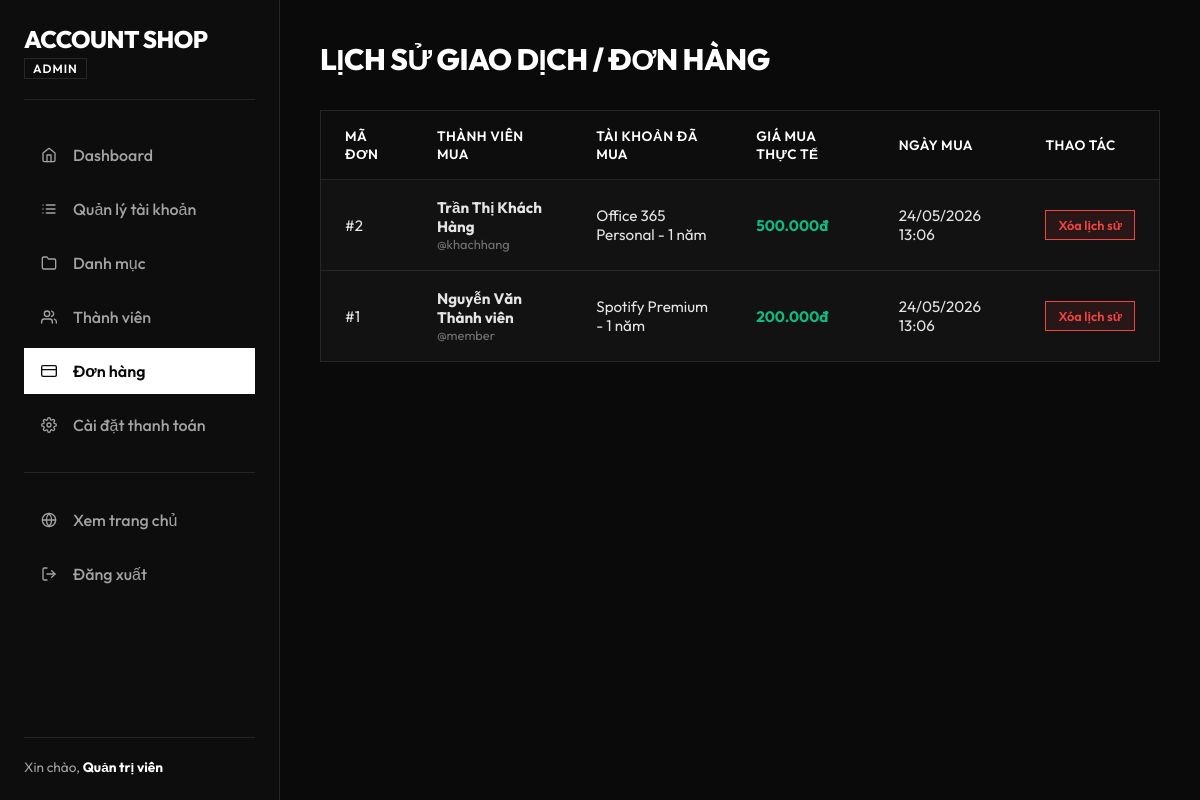
/admin/crud/orders/list.php (signed in), run on the app's committed database.
### tables this page shows
CREATE TABLE orders (
  id INT AUTO_INCREMENT PRIMARY KEY,
  user_id INT NOT NULL,
  account_id INT NOT NULL,
  price DECIMAL(15,0) NOT NULL,
  created_at DATETIME DEFAULT CURRENT_TIMESTAMP,
  FOREIGN KEY (user_id) REFERENCES users(id) ON DELETE CASCADE,
  FOREIGN KEY (account_id) REFERENCES accounts(id) ON DELETE CASCADE
);

CREATE TABLE users (
  id INT AUTO_INCREMENT PRIMARY KEY,
  username VARCHAR(50) NOT NULL UNIQUE,
  password VARCHAR(255) NOT NULL,
  fullname VARCHAR(100) NOT NULL,
  role ENUM('admin', 'user') DEFAULT 'user',
  balance DECIMAL(15,0) NOT NULL DEFAULT 0,
  created_at DATETIME DEFAULT CURRENT_TIMESTAMP
);

CREATE TABLE accounts (
  id INT AUTO_INCREMENT PRIMARY KEY,
  name VARCHAR(200) NOT NULL,
  description TEXT,
  price DECIMAL(15,0) NOT NULL DEFAULT 0,
  category_id INT DEFAULT NULL,
  image VARCHAR(255) DEFAULT NULL,
  account_detail TEXT DEFAULT NULL COMMENT 'Thông tin đăng nhập',
  status ENUM('available', 'sold') DEFAULT 'available',
  hidden TINYINT(1) NOT NULL DEFAULT 0 COMMENT 'Ẩn sản phẩm khỏi trang chủ',
  created_at DATETIME DEFAULT CURRENT_TIMESTAMP,
  updated_at DATETIME DEFAULT CURRENT_TIMESTAMP ON UPDATE CURRENT_TIMESTAMP,
  FOREIGN KEY (category_id) REFERENCES categories(id) ON DELETE SET NULL
);

### admin/crud/orders/orders.php (called while the page is built, shortened)
<?php
function getAllOrders($pdo) {
    $sql = "SELECT orders.*, users.username, users.fullname AS user_fullname, accounts.name AS account_name
            FROM orders
            LEFT JOIN users ON orders.user_id = users.id
            LEFT JOIN accounts ON orders.account_id = accounts.id
            ORDER BY orders.id DESC";
    return $pdo->query($sql)->fetchAll();
}
?>

### admin/crud/orders/list.php (the view, shortened to what this page needs)
<?php
require_once __DIR__ . '/orders.php';
$orders = getAllOrders($pdo);
?>
<!DOCTYPE html>
<html lang="vi">
<head>
    <link rel="stylesheet" href="../../../assets/admin/css/admin.css">
</head>
<body>
<div class="admin-layout">
    <?php include __DIR__ . '/../../sidebar.php'; ?>
    <main class="main-content">
        <header class="topbar">
            <h1>Lịch sử giao dịch / Đơn hàng</h1>
        </header>
        <div class="content-body">
            <div class="table-card">
                <table class="data-table">
                    <thead>
                        <tr>
                            <th>Mã đơn</th>
                            <th>Thành viên mua</th>
                            <th>Tài khoản đã mua</th>
                            <th>Giá mua thực tế</th>
                            <th>Ngày mua</th>
                            <th>Thao tác</th>
                        </tr>
                    </thead>
                    <tbody>
                    <?php foreach ($orders as $ord): ?>
                        <tr>
                            <td>#<?= $ord['id'] ?></td>
                            <td>
                                <strong><?= htmlspecialchars($ord['user_fullname'] ?? 'N/A') ?></strong>
                                <span style="font-size: 0.8rem; color: var(--text-muted); display: block;">@<?= htmlspecialchars($ord['username'] ?? 'N/A') ?></span>
                            </td>
                            <td><?= htmlspecialchars($ord['account_name'] ?? 'Tài khoản đã bị xóa khỏi hệ thống') ?></td>
                            <td style="color: #10b981; font-weight: 700;"><?= number_format($ord['price'], 0, ',', '.') ?>đ</td>
                            <td><?= date('d/m/Y H:i', strtotime($ord['created_at'])) ?></td>
                            <td class="actions">
                                <a href="delete.php?id=<?= $ord['id'] ?>" class="btn btn-small btn-delete" onclick="return confirm('Bạn có chắc chắn muốn xóa đơn hàng này khỏi lịch sử hệ thống? (Lưu ý: Không hoàn lại tiền hay đổi trạng thái tài khoản)')">Xóa lịch sử</a>
                            </td>
                        </tr>
                    <?php endforeach; ?>
                    </tbody>
                </table>
            </div>
        </div>
    </main>
</div>
</body>
</html>

### assets/admin/css/admin.css (style rules this page uses)
:root { color-scheme: dark; --primary: #ffffff; --primary-hover: #e5e5e5; --primary-light: #262626; --secondary: #737373; --secondary-hover: #525252; --background: #0a0a0a; --sidebar-bg: #0d0d0d; --sidebar-text: #a3a3a3; --sidebar-text-hover: #ffffff; --card-bg: #121212; --text-main: #ffffff; --text-muted: #737373; --border-color: #262626; --success: #10b981; --success-light: rgba(16, 185, 129, 0.1); --danger: #ef4444; --danger-light: rgba(239, 68, 68, 0.1); --warning: #f59e0b; --transition: all 0.2s cubic-bezier(0.16, 1, 0.3, 1); }
* { box-sizing: border-box; margin: 0; padding: 0; border-radius: 0 !important; }
body { font-family: 'Outfit', sans-serif; background-color: var(--background); color: var(--text-main); display: flex; min-height: 100vh; flex-direction: column; }
.admin-layout { display: flex; flex: 1; width: 100%; }
.main-content { flex: 1; padding: 40px; display: flex; flex-direction: column; overflow-y: auto; max-width: calc(100% - 280px); }
.topbar { display: flex; justify-content: space-between; align-items: center; margin-bottom: 32px; }
.topbar h1 { font-size: 1.85rem; font-weight: 800; color: var(--text-white); letter-spacing: -0.5px; text-transform: uppercase; }
.content-body { display: flex; flex-direction: column; gap: 32px; }
.table-card { background-color: var(--card-bg); border: 1px solid var(--border-color); overflow: hidden; }
.data-table { width: 100%; border-collapse: collapse; text-align: left; }
.data-table th { background-color: #0d0d0d; padding: 16px 24px; font-size: 0.85rem; font-weight: 600; text-transform: uppercase; letter-spacing: 0.5px; color: var(--text-gray); border-bottom: 1px solid var(--border-color); }
.data-table td { padding: 18px 24px; border-bottom: 1px solid var(--border-color); font-size: 0.95rem; color: #e5e5e5; vertical-align: middle; }
.data-table tbody tr:last-child td { border-bottom: none; }
.actions { white-space: nowrap; }
.actions .btn { margin-right: 8px; }
.actions .btn:last-child { margin-right: 0; }
.btn { display: inline-flex; align-items: center; justify-content: center; gap: 8px; padding: 12px 24px; font-weight: 600; font-size: 0.95rem; text-decoration: none; cursor: pointer; border: 1px solid transparent; transition: var(--transition); }
.btn-small { padding: 6px 12px; font-size: 0.8rem; }
.btn-delete { background-color: var(--danger-light); color: var(--danger); border-color: var(--danger); }

### data on the page
orders: id "2", user.fullname "Trần Thị Khách Hàng", user.username "khachhang", account.name "Office 365 Personal - 1 năm", price "500.000", created_at "24/05/2026 13:06"
orders: id "1", user.fullname "Nguyễn Văn Thành viên", user.username "member", account.name "Spotify Premium - 1 năm", price "200.000", created_at "24/05/2026 13:06"

### other printed values
$_SESSION['admin_fullname'] "Quản trị viên"
